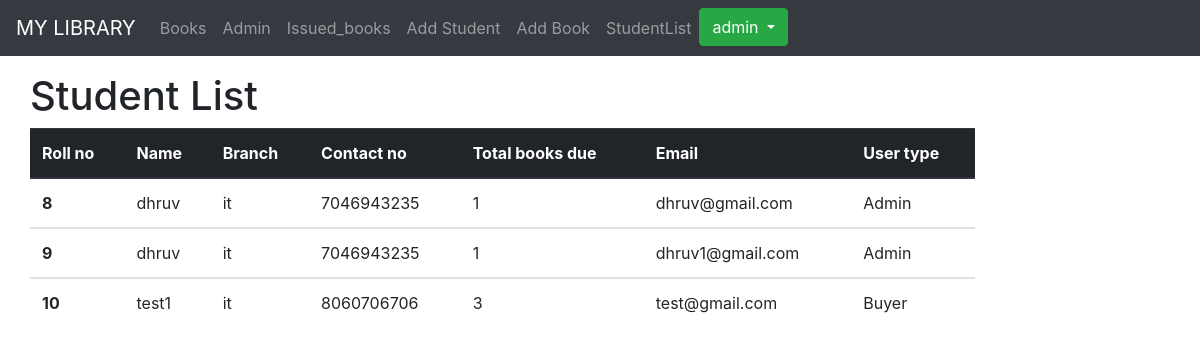
Screenshot of /student/ (signed in) with the database file from the repository.
### library/models.py (models this page shows, shortened)
class Student(models.Model):
    roll_no = models.CharField(max_length=10,unique=True)
    name = models.CharField(max_length=10)
    branch = models.CharField(max_length=3)
    contact_no = models.CharField(max_length=10)
    total_books_due=models.IntegerField(default=0)
    email=models.EmailField(unique=True)
    user_type=models.CharField(max_length=20, choices=CHOICES, default='Buyer')

### library/views.py (the view)
# urls.py: path('student/', views.StudentListView.as_view(), name='student'),
class StudentListView(LoginRequiredMixin,ListView):
    login_url = '/accounts/login/'
    template_name = 'library/student_list.html'
    model = Student
    context_object_name = 'student_list'

### templates/library/student_list.html
{% extends "registration/base.html" %}
{% block content %}
    <h1>Student List</h1>
    {% if student_list %}
    <div class="row mx-auto">
      <table class="table">
        <thead class="thead-dark">
          <tr>
            <th scope="col">Roll no</th>
            <th scope="col">Name</th>
            <th scope="col">Branch</th>
            <th scope="col">Contact no</th>
            <th scope="col">Total books due</th>
            <th scope="col">Email</th>
            <th scope="col">User type</th>
          </tr>
        </thead>
        {% for student in student_list %}
        <tbody>
          <tr>
            <th scope="row">{{ student.roll_no }}</th>
            <td>{{ student.name }}</td>
            <td>{{ student.branch }}</td>
            <td>{{ student.contact_no }}</td>
            <td>{{ student.total_books_due }}</td>
            <td>{{ student.email }}</td>
            <td>{{ student.user_type }}</td>
          </tr>
        </tbody>
        {% endfor %}
      </table>
    </div>
    {% else %}
      <p class=" bg bg-white">There are no students.</p>
    {% endif %}
{% endblock %}

### templates/registration/base.html (shortened to what this page needs)
<!DOCTYPE html>
<html lang="en">
<head>
    <link rel="stylesheet" href="https://stackpath.bootstrapcdn.com/bootstrap/4.1.3/css/bootstrap.min.css">
    <link rel="stylesheet" href="https://maxcdn.bootstrapcdn.com/font-awesome/4.4.0/css/font-awesome.min.css">
</head>
</head>
<body>
<div class="container-fluid my-auto">
    <nav class="navbar navbar-expand-md navbar-dark fixed-top bg-dark text-center">
        <a class="navbar-brand" href="">MY LIBRARY </a>
        <div class="collapse navbar-collapse" id="navbarCollapse">
            <ul class="navbar-nav mr-auto">
                <li class="nav-item">
                    <a class="nav-link" href="{% url 'books' %}">Books</a>
                </li>
                <li class="nav-item">
                    <a class="nav-link" href="{% url 'admin:index' %}">Admin</a>
                </li>
                {% if user.is_superuser %}
                    <li class="nav-item">
                        <a class="nav-link" href="{% url 'issued-books' %}">Issued_books</a>
                    </li>
                    <li class="nav-item">
                        <a class="nav-link" href="{% url 'student_create' %}">Add Student</a>
                    </li>
                    <li class="nav-item">
                        <a class="nav-link" href="{% url 'book_create' %}">Add Book</a>
                    </li>
                    <li class="nav-item">
                        <a class="nav-link" href="{% url 'student' %}">StudentList</a>
                    </li>
                {% endif %}
                {% if user.is_authenticated %}
                    <div class="dropdown float">
                        <button type="button" class="btn btn-success dropdown-toggle" data-toggle="dropdown">
                        {{ request.user }}
                        </button>
                    </div>
                         {% else %}
                    <li class="nav-item">
                        <a class="nav-link" href="{% url 'login' %}">Login</a>
                    </li>
        {% endif %}
            </ul>
        </div>
    </nav>
    <br>
    <div class="row mt-5 mx-auto">
        <div class="col-sm-10">
            {% block content %}{% endblock %}
        </div>
    </div>
</div>
</body>
</html>

### rows the page displays
Student: roll_no "8", name "dhruv", branch "it", contact_no "7046943235", total_books_due "1", email "dhruv@gmail.com", user_type "Admin"
Student: roll_no "9", name "dhruv", branch "it", contact_no "7046943235", total_books_due "1", email "dhruv1@gmail.com", user_type "Admin"
Student: roll_no "10", name "test1", branch "it", contact_no "8060706706", total_books_due "3", email "test@gmail.com", user_type "Buyer"

### other values shown
{{ request.user }} "admin"
